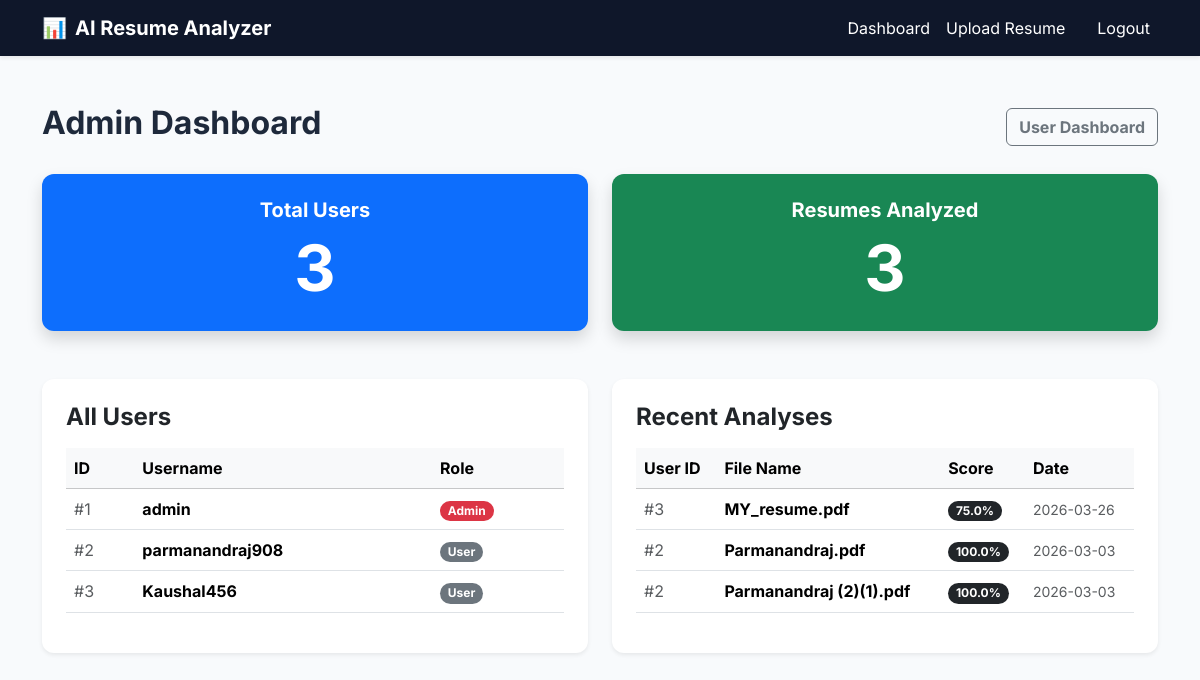
The page /admin (signed in) on the database its author committed.
### models.py (models this page shows)
class User(db.Model):
    id = db.Column(db.Integer, primary_key=True)
    username = db.Column(db.String(80), unique=True, nullable=False)
    email = db.Column(db.String(120), unique=True, nullable=False)
    password_hash = db.Column(db.String(128))
    role = db.Column(db.String(20), default='user') # 'user' or 'admin'
    resumes = db.relationship('Resume', backref='user', lazy=True)

class Resume(db.Model):
    id = db.Column(db.Integer, primary_key=True)
    user_id = db.Column(db.Integer, db.ForeignKey('user.id'), nullable=False)
    filename = db.Column(db.String(255), nullable=False)
    upload_date = db.Column(db.DateTime, default=datetime.utcnow)
    score = db.Column(db.Float, nullable=True) # Overall resume score (0-100)
    feedback_missing = db.Column(db.Text, nullable=True)
    feedback_weak = db.Column(db.Text, nullable=True)
    feedback_strong = db.Column(db.Text, nullable=True)
    extracted_skills = db.Column(db.Text, nullable=True) # comma separated skills
    job_match_score = db.Column(db.Float, nullable=True)

### app.py (the view)
@app.route('/admin')
@token_required
@admin_required
def admin_panel(current_user, user_role):
    users_count = User.query.count()
    resumes_count = Resume.query.count()
    users = User.query.all()
    resumes = Resume.query.order_by(Resume.upload_date.desc()).limit(10).all()
    return render_template('admin.html', u_count=users_count, r_count=resumes_count, users=users, recent_resumes=resumes)

### templates/admin.html
{% extends 'base.html' %}
{% block content %}
<div class="mb-4 d-flex justify-content-between align-items-center">
    <h2 class="fw-bold">Admin Dashboard</h2>
    <a href="{{ url_for('dashboard') }}" class="btn btn-outline-secondary fw-bold">User Dashboard</a>
</div>
<div class="row g-4 mb-5">
    <div class="col-md-6">
        <div class="card p-4 text-center bg-primary text-white shadow border-0">
            <h5 class="fw-bold mb-2">Total Users</h5>
            <div class="display-3 fw-bold">{{ u_count }}</div>
        </div>
    </div>
    <div class="col-md-6">
        <div class="card p-4 text-center bg-success text-white shadow border-0">
            <h5 class="fw-bold mb-2">Resumes Analyzed</h5>
            <div class="display-3 fw-bold">{{ r_count }}</div>
        </div>
    </div>
</div>
<div class="row">
    <div class="col-lg-6 mb-4">
        <div class="card p-4 shadow-sm h-100">
            <h4 class="fw-bold mb-3">All Users</h4>
            <div class="table-responsive">
                <table class="table table-hover align-middle">
                    <thead class="table-light">
                        <tr>
                            <th>ID</th>
                            <th>Username</th>
                            <th>Role</th>
                        </tr>
                    </thead>
                    <tbody>
                        {% for u in users %}
                        <tr>
                            <td><span class="text-muted">#{{ u.id }}</span></td>
                            <td class="fw-bold">{{ u.username }}</td>
                            <td>
                                {% if u.role == 'admin' %}
                                <span class="badge bg-danger rounded-pill">Admin</span>
                                {% else %}
                                <span class="badge bg-secondary rounded-pill">User</span>
                                {% endif %}
                            </td>
                        </tr>
                        {% endfor %}
                    </tbody>
                </table>
            </div>
        </div>
    </div>
    <div class="col-lg-6 mb-4">
        <div class="card p-4 shadow-sm h-100">
            <h4 class="fw-bold mb-3">Recent Analyses</h4>
            <div class="table-responsive">
                <table class="table table-hover align-middle">
                    <thead class="table-light">
                        <tr>
                            <th>User ID</th>
                            <th>File Name</th>
                            <th>Score</th>
                            <th>Date</th>
                        </tr>
                    </thead>
                    <tbody>
                        {% for r in recent_resumes %}
                        <tr>
                            <td><span class="text-muted">#{{ r.user_id }}</span></td>
                            <td class="fw-bold">{{ r.filename }}</td>
                            <td>
                                <span class="badge bg-dark rounded-pill">{{ r.score }}%</span>
                            </td>
                            <td><small class="text-muted">{{ r.upload_date.strftime('%Y-%m-%d') }}</small></td>
                        </tr>
                        {% else %}
                        <tr>
                            <td colspan="4" class="text-center text-muted py-3">No resumes analyzed yet.</td>
                        </tr>
                        {% endfor %}
                    </tbody>
                </table>
            </div>
        </div>
    </div>
</div>
{% endblock %}

### templates/base.html (shortened to what this page needs)
<!DOCTYPE html>
<html lang="en">
<head>
    <link href="https://cdn.jsdelivr.net/npm/bootstrap@5.3.2/dist/css/bootstrap.min.css" rel="stylesheet">
    <link rel="stylesheet" href="{{ url_for('static', filename='style.css') }}">
</head>
<body>
    <nav class="navbar navbar-expand-lg navbar-dark bg-dark-custom shadow-sm">
        <div class="container">
            <a class="navbar-brand d-flex align-items-center" href="{{ url_for('index') }}">
                <span class="logo-icon me-2">📊</span>
                <span class="fw-bold tracking-tight">AI Resume Analyzer</span>
            </a>
            <div class="collapse navbar-collapse justify-content-end" id="navbarNav">
                <ul class="navbar-nav">
                    {% if request.cookies.get('token') %}
                    <li class="nav-item"><a class="nav-link text-white" href="{{ url_for('dashboard') }}">Dashboard</a></li>
                    <li class="nav-item"><a class="nav-link text-white" href="{{ url_for('upload') }}">Upload Resume</a></li>
                    <li class="nav-item"><a class="nav-link text-white btn btn-danger btn-sm ms-3" href="{{ url_for('auth_bp.logout') }}">Logout</a></li>
                    {% else %}
                    <li class="nav-item"><a class="nav-link text-white" href="{{ url_for('auth_bp.login_page') }}">Login</a></li>
                    <li class="nav-item"><a class="nav-link text-white btn btn-primary btn-sm ms-3" href="{{ url_for('auth_bp.register_page') }}">Register</a></li>
                    {% endif %}
                </ul>
            </div>
        </div>
    </nav>
    <div class="container mt-5">
        {% block content %}{% endblock %}
    </div>
</body>
</html>

### static/style.css (style rules this page uses)
body { font-family: 'Inter', sans-serif; background-color: #f8fafc; color: #1e293b; }
.bg-dark-custom { background-color: #0f172a !important; }
.card { border: none; border-radius: 12px; box-shadow: 0 10px 15px -3px rgba(0, 0, 0, 0.1), 0 4px 6px -2px rgba(0, 0, 0, 0.05); transition: transform 0.2s; }

### rows shown on the page
User: id "1", username "admin", role "Admin"
User: id "2", username "parmanandraj908", role "User"
User: id "3", username "Kaushal456", role "User"
Resume: user_id "3", filename "MY_resume.pdf", score "75.0", upload_date "2026-03-26"
Resume: user_id "2", filename "Parmanandraj.pdf", score "100.0", upload_date "2026-03-03"
Resume: user_id "2", filename "Parmanandraj (2)(1).pdf", score "100.0", upload_date "2026-03-03"

### other values the page prints
{{ u_count }} "3"
{{ r_count }} "3"
